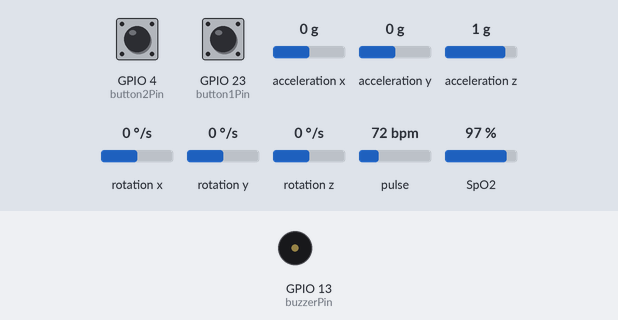
Simulated run of this program. Board: ESP32. On the bench: buzzer (waves = sounding, pin HIGH). Inputs (shaded band) come from the test bench; at power-on: GPIO 23 (button1Pin) HIGH, GPIO 4 (button2Pin) HIGH, acceleration x 0 g, acceleration y 0 g, acceleration z 1 g, rotation x 0 °/s, rotation y 0 °/s, rotation z 0 °/s, pulse 72 bpm, SpO2 97 %. Nothing arrives over Bluetooth unless stated; a phone connects over Bluetooth LE 3 s after start; what the program prints to the serial monitor is not drawn.

Above: at 1.5 s.
1.6 s: GPIO 23 (button1Pin) pulsed LOW 5 times (0.12 s each, 0.3 s apart)
At 1.75 s:
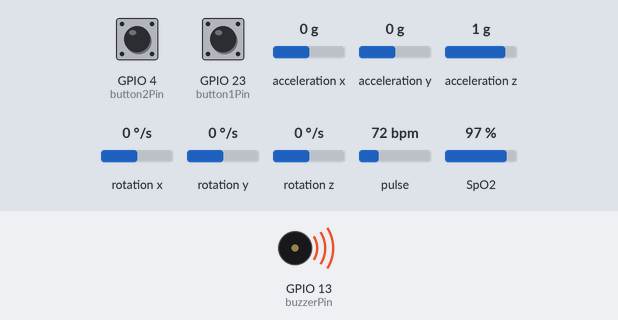
Timing chart, 0 to 4.6 s (numbered marks = the images above; inputs shaded):
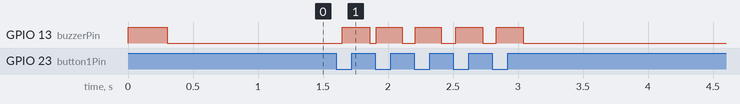

The program:

main.cpp
```cpp
#include <Arduino.h>
#include <BLEDevice.h>
#include <BLEServer.h>
#include <BLEUtils.h>
#include <BLE2902.h>
#include <Wire.h>
#include <SPI.h>
#include <MPU9250_asukiaaa.h>
#include <Adafruit_MLX90614.h>
#include "MAX30105.h"
#include "heartRate.h"
#include "spo2_algorithm.h"
#include "freertos/FreeRTOS.h"
#include "freertos/task.h"
#include "freertos/semphr.h"

// BLE Components
BLECharacteristic *sensorChar;
BLEServer *pServer;
BLEService *pService;
bool deviceConnected = false;
bool oldDeviceConnected = false;

// BLE Server Callbacks
class MyServerCallbacks: public BLEServerCallbacks {
    void onConnect(BLEServer* pServer) {
      deviceConnected = true;
      Serial.println("BLE Connected");
    };

    void onDisconnect(BLEServer* pServer) {
      deviceConnected = false;
      // Serial.println("BLE Client Disconnected!");
    }
};

// Sensor Objects
MPU9250_asukiaaa mySensor;
Adafruit_MLX90614 mlx = Adafruit_MLX90614();
MAX30105 particleSensor;

// Button and Buzzer Pins
const int button1Pin = 23;  // SOS button
const int button2Pin = 4;   // Cancel/Stop button
const int buzzerPin = 13;   // Buzzer

// Button and Alert Variables
bool sosButtonPressed = false;
bool cancelButtonPressed = false;
bool fallAlertActive = false;
bool buzzerActive = false;
bool shortBeepActive = false;
unsigned long shortBeepStartTime = 0;
const unsigned long SHORT_BEEP_DURATION = 200;  // 200ms beep
unsigned long fallDetectedTime = 0;
const unsigned long FALL_CANCEL_TIMEOUT = 3000;  // 3 seconds to cancel

// Shared Data Structure
struct SensorData {
  int heartRate;
  int spo2;
  float ambientTemp;
  float bodyTemp;
  String mpuStatus;
  String sosStatus;
  bool dataReady;
  unsigned long lastUpdate;
};


// Global variables with mutex protection
SensorData sharedData = {75, 98, 25.0, 36.5, "", "", true, 0};
SemaphoreHandle_t dataMutex;
SemaphoreHandle_t i2cMutex;  // Mutex for I2C bus access
unsigned long bleTransmitStart = 0;  // Timer for 60-second BLE transmission
bool impactDetectedForBLE = false;   // Flag for immediate impact transmission
bool sosMessageForBLE = false;       // Flag for immediate SOS transmission

// Button Interrupt Service Routines
volatile bool button1Pressed = false;
volatile bool button2Pressed = false;

void IRAM_ATTR button1ISR() {
  button1Pressed = true;
}

void IRAM_ATTR button2ISR() {
  button2Pressed = true;
}

// Buzzer Control Functions
void buzzerShortBeep() {
  shortBeepActive = true;
  shortBeepStartTime = millis();
  digitalWrite(buzzerPin, HIGH);
  // Serial.println("SOS Buzzer beep started");
}

void startBuzzerAlert() {
  buzzerActive = true;
}

void stopBuzzerAlert() {
  buzzerActive = false;
  digitalWrite(buzzerPin, LOW);
}

// MPU variables
#define MPU_ADDR 0x68
bool impactDetected = false;
unsigned long impactTime = 0;

// Heart Rate variables
const byte RATE_SIZE = 4;
byte rates[RATE_SIZE];
byte rateSpot = 0;
long lastBeat = 0;
float beatsPerMinute;
int beatAvg;
unsigned long hrMinuteStart = 0;
float hrSum = 0;
int hrCount = 0;
const long FINGER_THRESHOLD = 30000;

// SPO2 variables
#define SPO2_BUFFER_SIZE 100
#define SPO2_FINGER_THRESHOLD 50000
uint32_t irBuffer[SPO2_BUFFER_SIZE];
uint32_t redBuffer[SPO2_BUFFER_SIZE];
int32_t spo2Value;
int8_t validSPO2;
int32_t heartRateFromSPO2;
int8_t validHR;
unsigned long spo2MinuteStart = 0;
int spo2Sum = 0;
int spo2Count = 0;
byte spo2BufferIdx = 0;

// Function prototypes
void heartRateTask(void *parameter);
void spo2Task(void *parameter);
void mpuTask(void *parameter);
void mlxTask(void *parameter);
void bleTask(void *parameter);
void buttonTask(void *parameter);
void buzzerTask(void *parameter);
bool isMPUConnected();
void initializeBLE();
void initializeSensors();

void setup() {
  Serial.begin(115200);
  Serial.println("Initializing SafeTonics Multi-Sensor System...");

  // Create mutex for shared data and I2C
  dataMutex = xSemaphoreCreateMutex();
  i2cMutex = xSemaphoreCreateMutex();
  if (dataMutex == NULL || i2cMutex == NULL) {
    Serial.println("Failed to create mutex!");
    while(1);
  }

  // Initialize button and buzzer pins
  pinMode(button1Pin, INPUT);
  pinMode(button2Pin, INPUT);
  pinMode(buzzerPin, OUTPUT);
  digitalWrite(buzzerPin, LOW);

  // Attach button interrupts
  attachInterrupt(digitalPinToInterrupt(button1Pin), button1ISR, FALLING);
  attachInterrupt(digitalPinToInterrupt(button2Pin), button2ISR, FALLING);

  Serial.println("Buttons and buzzer initialized!");

  // Test buzzer on startup
  Serial.println("Testing buzzer...");
  digitalWrite(buzzerPin, HIGH);
  delay(300);
  digitalWrite(buzzerPin, LOW);
  Serial.println("Buzzer test complete!");

  // Initialize all sensors
  initializeSensors();
  // Initialize BLE
  initializeBLE();
  // Create RTOS tasks
  xTaskCreatePinnedToCore(
    heartRateTask,    // Task function
    "HeartRateTask",  // Task name
    4096,             // Stack size
    NULL,             // Parameter
    2,                // Priority
    NULL,             // Task handle
    0                 // Core (0 or 1)
  );

  xTaskCreatePinnedToCore(
    spo2Task,
    "SPO2Task",
    4096,
    NULL,
    2,
    NULL,
    0
  );

  xTaskCreatePinnedToCore(
    mpuTask,
    "MPUTask",
    4096,
    NULL,
    3,  // Higher priority for safety
    NULL,
    1
  );
  xTaskCreatePinnedToCore(
    mlxTask,
    "MLXTask",
    2048,
    NULL,
    1,
    NULL,
    1
  );
  xTaskCreatePinnedToCore(
    bleTask,
    "BLETask",
    4096,
    NULL,
    1,
    NULL,
    1
  );

  xTaskCreatePinnedToCore(
    buttonTask,
    "ButtonTask",
    2048,
    NULL,
    4,  // High priority for responsiveness
    NULL,
    0
  );

  xTaskCreatePinnedToCore(
    buzzerTask,
    "BuzzerTask",
    2048,
    NULL,
    3,  // High priority for alerts
    NULL,
    0
  );

  Serial.println("All tasks created successfully!");
}

void loop() {
  // Empty - all work done in tasks
  vTaskDelay(1000 / portTICK_PERIOD_MS);
}

void heartRateTask(void *parameter) {
  hrMinuteStart = millis();
  vTaskDelay(100 / portTICK_PERIOD_MS);  // Stagger task start

  while(1) {
    // Read heart rate sensor with I2C mutex
    long irValue = 0;
    if (xSemaphoreTake(i2cMutex, pdMS_TO_TICKS(50)) == pdTRUE) {
      Wire.setClock(400000);
      irValue = particleSensor.getIR();
      xSemaphoreGive(i2cMutex);
    }

    bool fingerPresent = (irValue > FINGER_THRESHOLD);

    if (!fingerPresent) {
      // Send NaN when finger not detected and reset data
      if (xSemaphoreTake(dataMutex, pdMS_TO_TICKS(10)) == pdTRUE) {
        sharedData.heartRate = 0; // Send 0 instead of NaN for integer
        xSemaphoreGive(dataMutex);
      }
      hrSum = 0;
      hrCount = 0;
      lastBeat = millis();
    } else {
      if (checkForBeat(irValue) == true) {
        long delta = millis() - lastBeat;
        lastBeat = millis();

        beatsPerMinute = 60 / (delta / 1000.0);

        if (beatsPerMinute > 20 && beatsPerMinute < 255) {
          rates[rateSpot++] = (byte)beatsPerMinute;
          rateSpot %= RATE_SIZE;

          beatAvg = 0;
          for (byte x = 0; x < RATE_SIZE; x++)
            beatAvg += rates[x];
          beatAvg /= RATE_SIZE;

          hrSum += beatsPerMinute;
          hrCount++;
        }
      }
    }

    // Only update shared data every 60 seconds with average
    if (millis() - hrMinuteStart >= 60000) {
      if (hrCount > 0) {
        int avgHR = hrSum / hrCount;
        if (xSemaphoreTake(dataMutex, pdMS_TO_TICKS(10)) == pdTRUE) {
          sharedData.heartRate = avgHR;
          xSemaphoreGive(dataMutex);
        }
        // Serial.println("HR 60-sec average: " + String(avgHR) + " BPM");
      }
      hrMinuteStart = millis();
      hrSum = 0;
      hrCount = 0;
    }

    vTaskDelay(50 / portTICK_PERIOD_MS);  // Faster with I2C mutex protection
  }
}

void spo2Task(void *parameter) {
  spo2MinuteStart = millis();
  vTaskDelay(200 / portTICK_PERIOD_MS);  // Stagger task start

  while(1) {
    // Read SPO2 sensor with I2C mutex
    uint32_t irVal = 0, redVal = 0;
    if (xSemaphoreTake(i2cMutex, pdMS_TO_TICKS(50)) == pdTRUE) {
      Wire.setClock(400000);
      irVal = particleSensor.getIR();
      redVal = particleSensor.getRed();
      particleSensor.nextSample();
      xSemaphoreGive(i2cMutex);
    }

    bool fingerPresent = (irVal > SPO2_FINGER_THRESHOLD);

    if (!fingerPresent) {
      // Send 0 when finger not detected and reset buffer
      if (xSemaphoreTake(dataMutex, pdMS_TO_TICKS(10)) == pdTRUE) {
        sharedData.spo2 = 0; // Send 0 instead of NaN for integer
        xSemaphoreGive(dataMutex);
      }
      spo2BufferIdx = 0;
    } else {
      redBuffer[spo2BufferIdx] = redVal;
      irBuffer[spo2BufferIdx] = irVal;
      spo2BufferIdx++;

      if (spo2BufferIdx >= SPO2_BUFFER_SIZE) {
        maxim_heart_rate_and_oxygen_saturation(irBuffer, SPO2_BUFFER_SIZE,
                                               redBuffer,
                                               &spo2Value, &validSPO2,
                                               &heartRateFromSPO2, &validHR);

        if (validSPO2 && spo2Value > 70 && spo2Value <= 100) {
          spo2Sum += spo2Value;
          spo2Count++;
        }
        spo2BufferIdx = 0;
      }
    }

    // Only update shared data every 60 seconds with average
    if (millis() - spo2MinuteStart >= 60000) {
      if (spo2Count > 0) {
        int avgSPO2 = spo2Sum / spo2Count;
        if (xSemaphoreTake(dataMutex, pdMS_TO_TICKS(10)) == pdTRUE) {
          sharedData.spo2 = avgSPO2;
          xSemaphoreGive(dataMutex);
        }
        // Serial.println("SPO2 60-sec average: " + String(avgSPO2) + "%");
      }
      spo2Sum = 0;
      spo2Count = 0;
      spo2MinuteStart = millis();
    }

    vTaskDelay(50 / portTICK_PERIOD_MS);  // Faster with I2C mutex protection
  }
}

void mpuTask(void *parameter) {
  vTaskDelay(300 / portTICK_PERIOD_MS);  // Stagger task start

  while(1) {
    bool mpuConnected = false;
    float ax = 0, ay = 0, az = 0;

    // Read MPU sensor with I2C mutex
    if (xSemaphoreTake(i2cMutex, pdMS_TO_TICKS(50)) == pdTRUE) {
      Wire.setClock(400000);
      mpuConnected = isMPUConnected();

      if (mpuConnected) {
        mySensor.accelUpdate();
        ax = mySensor.accelX();
        ay = mySensor.accelY();
        az = mySensor.accelZ();
      }
      xSemaphoreGive(i2cMutex);
    }

    if (!mpuConnected) {
      Serial.println("ERROR: MPU9250 not detected!");
      vTaskDelay(1000 / portTICK_PERIOD_MS);
      continue;
    }

    float g = sqrt(ax*ax + ay*ay + az*az);

    String impactMsg = "";

    // Impact detection (>2.5g)
    if (!impactDetected && g > 2.5) {
      impactDetected = true;
      impactTime = millis();
      fallDetectedTime = millis();  // Start 3-second cancel window
      fallAlertActive = true;
      impactMsg = "Impact detected";

      Serial.println("IMPACT! G:" + String(g));
      // Serial.println("Press cancel button within 3 seconds to cancel alert");

      // Start buzzer immediately
      startBuzzerAlert();
    }

    // Check if 3 seconds passed without cancel - then send BLE ONCE
    if (fallAlertActive && (millis() - fallDetectedTime >= FALL_CANCEL_TIMEOUT)) {
      if (!impactDetectedForBLE) {  // Only set once
        impactDetectedForBLE = true;
        fallAlertActive = false;  // Stop the alert cycle immediately
        // Serial.println("3 seconds passed - sending fall alert via BLE (ONCE)");
      }
    }

    // Reset impact after 10 seconds total (give time for BLE transmission)
    if (impactDetected && (millis() - impactTime > 10000)) {
      impactDetected = false;
      fallAlertActive = false;
      stopBuzzerAlert();
      impactMsg = "";
    }

    // Update shared data - keep impact message available for BLE
    if (xSemaphoreTake(dataMutex, pdMS_TO_TICKS(10)) == pdTRUE) {
      if (impactDetected) {
        sharedData.mpuStatus = "Impact detected";
      } else {
        sharedData.mpuStatus = "";
      }
      xSemaphoreGive(dataMutex);
    }

    vTaskDelay(100 / portTICK_PERIOD_MS);  // Faster with I2C mutex protection
  }
}

void mlxTask(void *parameter) {
  unsigned long mlxReadStart = millis();  // Timer for 60-second MLX reading
  vTaskDelay(500 / portTICK_PERIOD_MS);  // Stagger task start

  while(1) {
    // Read MLX sensor only once every 60 seconds
    if (millis() - mlxReadStart >= 60000) {
      float ambientTemp = NAN, bodyTemp = NAN;
      if (xSemaphoreTake(i2cMutex, pdMS_TO_TICKS(100)) == pdTRUE) {
        Wire.setClock(100000);
        ambientTemp = mlx.readAmbientTempC();
        bodyTemp = mlx.readObjectTempC();
        xSemaphoreGive(i2cMutex);
      }

      // Check if readings are valid
      if (!isnan(ambientTemp) && !isnan(bodyTemp)) {
        // Update shared data
        if (xSemaphoreTake(dataMutex, pdMS_TO_TICKS(50)) == pdTRUE) {
          sharedData.ambientTemp = ambientTemp;
          sharedData.bodyTemp = bodyTemp;
          sharedData.dataReady = true;
          sharedData.lastUpdate = millis();
          xSemaphoreGive(dataMutex);
        }
        // Serial.println("MLX Temp 60-sec reading - Ambient: " + String(ambientTemp,1) + "C, Body: " + String(bodyTemp,1) + "C");
      }

      mlxReadStart = millis();  // Reset 60-second timer
    }

    vTaskDelay(1000 / portTICK_PERIOD_MS);  // Check every second but only read every 60 seconds
  }
}


void bleTask(void *parameter) {
  bleTransmitStart = millis();  // Initialize BLE timer

  while(1) {
    // Handle BLE connection changes
    if (!deviceConnected && oldDeviceConnected) {
      delay(500); // Give time for bluetooth stack to get ready
      pServer->startAdvertising();
      // Serial.println("Start advertising again...");
      oldDeviceConnected = deviceConnected;
    }
    if (deviceConnected && !oldDeviceConnected) {
      // Serial.println("BLE Client connected!");
      oldDeviceConnected = deviceConnected;
    }

    bool shouldTransmit = false;

    // Check for transmission triggers
    bool isRegularTransmission = (millis() - bleTransmitStart >= 60000);
    bool isImpactTransmission = impactDetectedForBLE;
    bool isSOSTransmission = sosMessageForBLE;

    if (isRegularTransmission || isImpactTransmission || isSOSTransmission) {
      shouldTransmit = true;

      if (isRegularTransmission) {
        bleTransmitStart = millis();  // Reset 60-second timer
        // Serial.println("60-second BLE transmission");
      }

      if (isImpactTransmission) {
        impactDetectedForBLE = false;  // Reset IMMEDIATELY to prevent repeats
        // Serial.println("Immediate impact BLE transmission (ONE TIME ONLY)");
      }

      if (isSOSTransmission) {
        sosMessageForBLE = false;  // Reset IMMEDIATELY to prevent repeats
        // Serial.println("Immediate SOS BLE transmission (ONE TIME ONLY)");
      }
    }

    if (shouldTransmit) {
      // Read shared data
      SensorData localData;
      if (xSemaphoreTake(dataMutex, pdMS_TO_TICKS(50)) == pdTRUE) {
        localData = sharedData;
        xSemaphoreGive(dataMutex);
      }

      // Create JSON payload using snprintf

      // String payload = String(localData.heartRate) + "," +
      //                 String(localData.spo2) + "," +
      //                 String(localData.ambientTemp, 1) + "," +
      //                 String(localData.bodyTemp, 1) + "," +
      //                 localData.mpuStatus + "," +
      //                 localData.sosStatus;

      // // Set BLE characteristic value
      // sensorChar->setValue(payload.c_str())
      char payload[256];
      snprintf(payload, sizeof(payload),
        "{\"ID\":%d,\"heartRate\":%d,\"spo2\":%d,\"ambientTemp\":%.1f,\"bodyTemp\":%.1f,\"mpuStatus\":\"%s\",\"sosStatus\":\"%s\"}",
        1,
        localData.heartRate,
        localData.spo2,
        localData.ambientTemp,
        localData.bodyTemp,
        localData.mpuStatus.c_str(),
        localData.sosStatus.c_str()
      );

      // Set BLE characteristic value
      sensorChar->setValue(payload);

      // Send if client is connected, otherwise skip
      if (deviceConnected) {
        sensorChar->notify();
        Serial.println(payload);
      } else {
        // Serial.println("No BLE client - Data lost: " + payload);
      }

      // Clear status messages after successful transmission
      if (deviceConnected) {
        if (xSemaphoreTake(dataMutex, pdMS_TO_TICKS(10)) == pdTRUE) {
          if (isSOSTransmission) {
            sharedData.sosStatus = "";
          }
          if (isImpactTransmission) {
            sharedData.mpuStatus = "";
          }
          xSemaphoreGive(dataMutex);
        }
      }
    }
    vTaskDelay(1000 / portTICK_PERIOD_MS);
  }
}

void buttonTask(void *parameter) {
  while(1) {
    // Check SOS button (Button 1)
    if (button1Pressed) {
      button1Pressed = false;
      // Serial.println("SOS!");
      // Give feedback with short beep
      buzzerShortBeep();
      // Set SOS flag for immediate BLE transmission
      sosMessageForBLE = true;
      // Serial.println("SOS message queued for BLE transmission");
      // Update shared data
      if (xSemaphoreTake(dataMutex, pdMS_TO_TICKS(10)) == pdTRUE) {
        sharedData.sosStatus = "SOS Alert";
        xSemaphoreGive(dataMutex);
      }
      else {
        sharedData.sosStatus= "";
      }
    }

    // Check Cancel button (Button 2)
    if (button2Pressed) {
      button2Pressed = false;
      // Serial.println("CANCEL BUTTON PRESSED!");

      // If fall alert is active and within cancel timeout
      if (fallAlertActive && (millis() - fallDetectedTime < FALL_CANCEL_TIMEOUT)) {
        Serial.println("CANCELLED");
        fallAlertActive = false;
        stopBuzzerAlert();

        // Clear impact status
        if (xSemaphoreTake(dataMutex, pdMS_TO_TICKS(10)) == pdTRUE) {
          sharedData.mpuStatus = "";
          sharedData.sosStatus = "";
          xSemaphoreGive(dataMutex);
        }
        // Don't send BLE message for this fall
        impactDetectedForBLE = false;
      }
    }

    vTaskDelay(50 / portTICK_PERIOD_MS);  // Check buttons every 50ms
  }
}

void buzzerTask(void *parameter) {
  bool buzzerState = false;
  unsigned long lastToggle = 0;
  const unsigned long BUZZ_INTERVAL = 500;  // 500ms on/off for continuous alert

  while(1) {
    // Handle short beep (SOS feedback)
    if (shortBeepActive) {
      if (millis() - shortBeepStartTime >= SHORT_BEEP_DURATION) {
        digitalWrite(buzzerPin, LOW);
        shortBeepActive = false;
        // Serial.println("SOS Buzzer beep finished");
      }
    }
    // Handle continuous buzzing for fall alert (only if no short beep)
    else if (buzzerActive) {
      if (millis() - lastToggle >= BUZZ_INTERVAL) {
        buzzerState = !buzzerState;
        digitalWrite(buzzerPin, buzzerState ? HIGH : LOW);
        lastToggle = millis();
      }
    } else {
      // Ensure buzzer is off when not active
      digitalWrite(buzzerPin, LOW);
      buzzerState = false;
    }

    vTaskDelay(10 / portTICK_PERIOD_MS);  // Faster check for responsive beeping
  }
}

bool isMPUConnected() {
  Wire.beginTransmission(MPU_ADDR);
  return (Wire.endTransmission() == 0);
}

void initializeSensors() {
  // Initialize I2C with slower speed for MLX90614 compatibility
  Wire.begin(21, 22); // SDA, SCL for ESP32
  Wire.setClock(100000); // 100kHz for better MLX90614 compatibility

  // Serial.println("Initializing sensors...");

  // Initialize MLX90614 first with multiple attempts
  bool mlxInitialized = false;
  for (int attempts = 0; attempts < 5; attempts++) {
    // Serial.println("MLX90614 init attempt " + String(attempts + 1));
    if (mlx.begin()) {
      mlxInitialized = true;
      // Serial.println("MLX90614 initialized successfully!");
      break;
    }
    delay(500);
  }

  if (!mlxInitialized) {
    Serial.println("MLX90614 failed to initialize!");
  }

  // Initialize MAX30105 with standard I2C speed
  Wire.setClock(400000); // 400kHz for MAX30105
  if (!particleSensor.begin(Wire, I2C_SPEED_STANDARD)) {
    Serial.println("MAX30105 was not found. Please check wiring/power.");
    while (1);
  }
  particleSensor.setup();
  particleSensor.setPulseAmplitudeRed(0x0A);
  particleSensor.setPulseAmplitudeGreen(0);
  // Serial.println("MAX30105 initialized successfully!");

  // Initialize MPU9250
  mySensor.beginAccel();
  mySensor.beginGyro();
  mySensor.beginMag();
  Serial.println("MPU9250 initialized successfully!");

  Serial.println("All sensors initialization completed!");
}

void initializeBLE() {
  BLEDevice::init("SafeTonics-Helmet01");
  pServer = BLEDevice::createServer();
  pServer->setCallbacks(new MyServerCallbacks());

  pService = pServer->createService("1234");

  sensorChar = pService->createCharacteristic(
    "5678",
    BLECharacteristic::PROPERTY_READ | BLECharacteristic::PROPERTY_NOTIFY
  );

  sensorChar->addDescriptor(new BLE2902());
  pService->start();

  // Set initial value
  sensorChar->setValue("0,0,0.0,0.0,,");

  // Start advertising
  BLEAdvertising *pAdvertising = BLEDevice::getAdvertising();
  pAdvertising->addServiceUUID("1234");
  pAdvertising->setScanResponse(false);
  pAdvertising->setMinPreferred(0x0);
  BLEDevice::startAdvertising();

  Serial.println("BLE Server started - SafeTonics-Helmet01");
  Serial.println("Advertising UUID: 1234");
  Serial.println("Characteristic UUID: 5678");
}
```

Measured:
- after the input at 1.6 s, GPIO 13 (buzzerPin): goes HIGH 0.21 s, LOW 0.05 s, 3 × (HIGH 0.20 s, LOW 0.10 s), HIGH 0.21 s, then LOW, starting after 0.05 s
